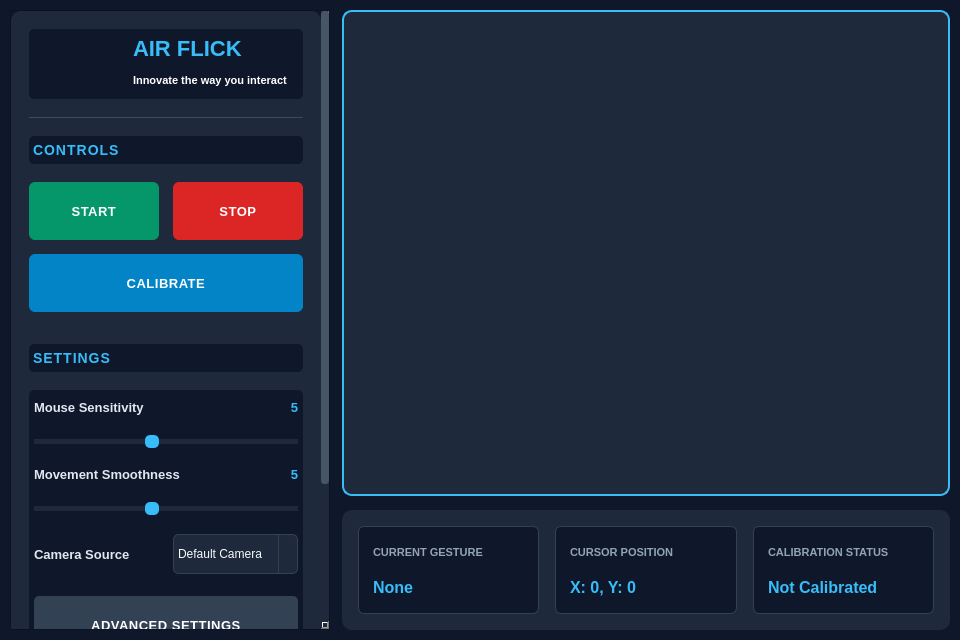
<?xml version="1.0" encoding="UTF-8"?>
<ui version="4.0">
 <class>AirFlickMain</class>
 <widget class="QWidget" name="AirFlickMain">
  <property name="geometry">
   <rect>
    <x>0</x>
    <y>0</y>
    <width>960</width>
    <height>640</height>
   </rect>
  </property>
  <property name="minimumSize">
   <size>
    <width>800</width>
    <height>560</height>
   </size>
  </property>
  <property name="windowTitle">
   <string>AirFlick - Innovate the way you interact</string>
  </property>
  <property name="styleSheet">
   <string notr="true">QWidget {
  background-color: #0f172a;
  color: #f8fafc;
  font-family: 'SF Pro Display', 'Segoe UI', Arial, sans-serif;
}

QLabel {
  color: #e2e8f0;
}

QPushButton {
  border-radius: 6px;
  padding: 10px;
  font-weight: 600;
  border: none;
  min-height: 38px;
  letter-spacing: 0.5px;
}

QPushButton:hover {
  opacity: 0.85;
}

QPushButton:pressed {
  opacity: 0.7;
}

QGroupBox {
  border: 1px solid #1e293b;
  border-radius: 8px;
  margin-top: 12px;
  padding-top: 6px;
  font-weight: 600;
}

QGroupBox::title {
  subcontrol-origin: margin;
  left: 8px;
  padding: 0 5px;
}

QSlider::groove:horizontal {
  border-radius: 3px;
  height: 5px;
  margin: 1px 0;
  background-color: #1e293b;
}

QSlider::handle:horizontal {
  background-color: #38bdf8;
  border: none;
  border-radius: 5px;
  width: 14px;
  margin: -4px 0;
}

QComboBox {
  padding: 6px 10px;
  border-radius: 6px;
  background-color: #1e293b;
  border: 1px solid #334155;
  min-height: 30px;
}

QComboBox::drop-down {
  subcontrol-origin: padding;
  subcontrol-position: right;
  width: 18px;
  border-left: 1px solid #334155;
}

QScrollBar:vertical {
  border: none;
  background: #1e293b;
  width: 8px;
  border-radius: 3px;
}

QScrollBar::handle:vertical {
  background: #475569;
  min-height: 25px;
  border-radius: 3px;
}

QScrollBar:horizontal {
  border: none;
  background: #1e293b;
  height: 6px;
  border-radius: 3px;
}

QScrollBar::handle:horizontal {
  background: #475569;
  min-width: 25px;
  border-radius: 3px;
}</string>
  </property>
  <layout class="QGridLayout" name="gridLayout">
   <property name="leftMargin">
    <number>10</number>
   </property>
   <property name="topMargin">
    <number>10</number>
   </property>
   <property name="rightMargin">
    <number>10</number>
   </property>
   <property name="bottomMargin">
    <number>10</number>
   </property>
   <property name="spacing">
    <number>12</number>
   </property>
   <item row="0" column="0">
    <widget class="QScrollArea" name="leftScrollArea">
     <property name="sizePolicy">
      <sizepolicy hsizetype="Maximum" vsizetype="Expanding">
       <horstretch>0</horstretch>
       <verstretch>0</verstretch>
      </sizepolicy>
     </property>
     <property name="minimumSize">
      <size>
       <width>320</width>
       <height>0</height>
      </size>
     </property>
     <property name="maximumSize">
      <size>
       <width>340</width>
       <height>16777215</height>
      </size>
     </property>
     <property name="styleSheet">
      <string notr="true">QScrollArea {
  background-color: transparent;
  border: none;
}
QScrollArea &gt; QWidget &gt; QWidget {
  background-color: transparent;
}
</string>
     </property>
     <property name="horizontalScrollBarPolicy">
      <enum>Qt::ScrollBarAlwaysOff</enum>
     </property>
     <property name="sizeAdjustPolicy">
      <enum>QAbstractScrollArea::AdjustToContents</enum>
     </property>
     <property name="widgetResizable">
      <bool>true</bool>
     </property>
     <widget class="QWidget" name="leftScrollContents">
      <property name="geometry">
       <rect>
        <x>0</x>
        <y>0</y>
        <width>312</width>
        <height>928</height>
       </rect>
      </property>
      <layout class="QVBoxLayout" name="scrollContentsLayout">
       <property name="spacing">
        <number>0</number>
       </property>
       <property name="leftMargin">
        <number>0</number>
       </property>
       <property name="topMargin">
        <number>0</number>
       </property>
       <property name="rightMargin">
        <number>0</number>
       </property>
       <property name="bottomMargin">
        <number>0</number>
       </property>
       <item>
        <widget class="QWidget" name="leftPanel" native="true">
         <property name="sizePolicy">
          <sizepolicy hsizetype="Preferred" vsizetype="Preferred">
           <horstretch>0</horstretch>
           <verstretch>0</verstretch>
          </sizepolicy>
         </property>
         <property name="minimumSize">
          <size>
           <width>300</width>
           <height>0</height>
          </size>
         </property>
         <property name="styleSheet">
          <string notr="true">QWidget#leftPanel {
  background-color: #1e293b;
  border-radius: 10px;
}</string>
         </property>
         <layout class="QVBoxLayout" name="leftPanelLayout">
          <property name="spacing">
           <number>18</number>
          </property>
          <property name="leftMargin">
           <number>18</number>
          </property>
          <property name="topMargin">
           <number>18</number>
          </property>
          <property name="rightMargin">
           <number>18</number>
          </property>
          <property name="bottomMargin">
           <number>18</number>
          </property>
          <item>
           <widget class="QFrame" name="logoFrame">
            <property name="styleSheet">
             <string notr="true">border: 2px ;
border-radius: 5px;</string>
            </property>
            <property name="frameShape">
             <enum>QFrame::NoFrame</enum>
            </property>
            <property name="frameShadow">
             <enum>QFrame::Plain</enum>
            </property>
            <layout class="QHBoxLayout" name="horizontalLayout">
             <property name="spacing">
              <number>14</number>
             </property>
             <property name="leftMargin">
              <number>10</number>
             </property>
             <property name="topMargin">
              <number>5</number>
             </property>
             <property name="rightMargin">
              <number>10</number>
             </property>
             <property name="bottomMargin">
              <number>5</number>
             </property>
             <item>
              <widget class="QLabel" name="logoLabel">
               <property name="minimumSize">
                <size>
                 <width>80</width>
                 <height>60</height>
                </size>
               </property>
               <property name="maximumSize">
                <size>
                 <width>60</width>
                 <height>60</height>
                </size>
               </property>
               <property name="text">
                <string/>
               </property>
               <property name="pixmap">
                <pixmap>7b6148fa-18c6-4439-b089-be2a0dce14c9.png</pixmap>
               </property>
               <property name="scaledContents">
                <bool>true</bool>
               </property>
               <property name="margin">
                <number>0</number>
               </property>
              </widget>
             </item>
             <item>
              <layout class="QVBoxLayout" name="titleLayout">
               <property name="spacing">
                <number>3</number>
               </property>
               <item>
                <widget class="QLabel" name="titleLabel">
                 <property name="styleSheet">
                  <string notr="true">font-size: 22px;
font-weight: 700;
color: #38bdf8;</string>
                 </property>
                 <property name="text">
                  <string>AIR FLICK</string>
                 </property>
                </widget>
               </item>
               <item>
                <widget class="QLabel" name="subtitleLabel">
                 <property name="styleSheet">
                  <string notr="true">font-size: 11px;
color: #ffffff;
font-weight: 500;</string>
                 </property>
                 <property name="text">
                  <string>Innovate the way you interact</string>
                 </property>
                 <property name="margin">
                  <number>0</number>
                 </property>
                </widget>
               </item>
              </layout>
             </item>
            </layout>
           </widget>
          </item>
          <item>
           <widget class="QFrame" name="line">
            <property name="minimumSize">
             <size>
              <width>0</width>
              <height>1</height>
             </size>
            </property>
            <property name="maximumSize">
             <size>
              <width>16777215</width>
              <height>1</height>
             </size>
            </property>
            <property name="styleSheet">
             <string notr="true">background-color: #334155;</string>
            </property>
            <property name="frameShape">
             <enum>QFrame::HLine</enum>
            </property>
            <property name="frameShadow">
             <enum>QFrame::Sunken</enum>
            </property>
           </widget>
          </item>
          <item>
           <widget class="QLabel" name="controlsLabel">
            <property name="styleSheet">
             <string notr="true">font-size: 14px;
color: #38bdf8;
font-weight: 600;
letter-spacing: 1px;
padding-top: 6px;
padding-bottom: 6px;
border-radius: 5px;</string>
            </property>
            <property name="text">
             <string>CONTROLS</string>
            </property>
            <property name="margin">
             <number>5</number>
            </property>
           </widget>
          </item>
          <item>
           <layout class="QGridLayout" name="controlButtonsGrid">
            <property name="spacing">
             <number>14</number>
            </property>
            <item row="0" column="0">
             <widget class="QPushButton" name="startButton">
              <property name="minimumSize">
               <size>
                <width>0</width>
                <height>58</height>
               </size>
              </property>
              <property name="styleSheet">
               <string notr="true">background-color: #059669;
font-size: 13px;
color: white;</string>
              </property>
              <property name="text">
               <string>START</string>
              </property>
              <property name="icon">
               <iconset>
                <normaloff>icons/play.png</normaloff>icons/play.png</iconset>
              </property>
             </widget>
            </item>
            <item row="0" column="1">
             <widget class="QPushButton" name="stopButton">
              <property name="minimumSize">
               <size>
                <width>0</width>
                <height>58</height>
               </size>
              </property>
              <property name="styleSheet">
               <string notr="true">background-color: #dc2626;
font-size: 13px;
color: white;</string>
              </property>
              <property name="text">
               <string>STOP</string>
              </property>
              <property name="icon">
               <iconset>
                <normaloff>icons/stop.png</normaloff>icons/stop.png</iconset>
              </property>
             </widget>
            </item>
            <item row="1" column="0" colspan="2">
             <widget class="QPushButton" name="calibrateButton">
              <property name="minimumSize">
               <size>
                <width>0</width>
                <height>58</height>
               </size>
              </property>
              <property name="styleSheet">
               <string notr="true">background-color: #0284c7;
font-size: 13px;
color: white;</string>
              </property>
              <property name="text">
               <string>CALIBRATE</string>
              </property>
              <property name="icon">
               <iconset>
                <normaloff>icons/calibrate.png</normaloff>icons/calibrate.png</iconset>
              </property>
             </widget>
            </item>
           </layout>
          </item>
          <item>
           <spacer name="verticalSpacer_2">
            <property name="orientation">
             <enum>Qt::Vertical</enum>
            </property>
            <property name="sizeType">
             <enum>QSizePolicy::Fixed</enum>
            </property>
            <property name="sizeHint" stdset="0">
             <size>
              <width>20</width>
              <height>14</height>
             </size>
            </property>
           </spacer>
          </item>
          <item>
           <widget class="QLabel" name="settingsLabel">
            <property name="styleSheet">
             <string notr="true">font-size: 14px;
color: #38bdf8;
font-weight: 600;
letter-spacing: 1px;
padding-top: 6px;
padding-bottom: 6px;
border-radius: 5px;</string>
            </property>
            <property name="text">
             <string>SETTINGS</string>
            </property>
            <property name="margin">
             <number>5</number>
            </property>
           </widget>
          </item>
          <item>
           <widget class="QFrame" name="settingsFrame">
            <property name="styleSheet">
             <string notr="true">border-radius: 5px;</string>
            </property>
            <property name="frameShape">
             <enum>QFrame::NoFrame</enum>
            </property>
            <property name="frameShadow">
             <enum>QFrame::Plain</enum>
            </property>
            <layout class="QVBoxLayout" name="settingsLayout">
             <property name="spacing">
              <number>14</number>
             </property>
             <property name="leftMargin">
              <number>5</number>
             </property>
             <property name="topMargin">
              <number>10</number>
             </property>
             <property name="rightMargin">
              <number>5</number>
             </property>
             <property name="bottomMargin">
              <number>10</number>
             </property>
             <item>
              <layout class="QHBoxLayout" name="sensitivityLayout">
               <item>
                <widget class="QLabel" name="sensitivityLabel">
                 <property name="styleSheet">
                  <string notr="true">font-size: 13px;
font-weight: 500;</string>
                 </property>
                 <property name="text">
                  <string>Mouse Sensitivity</string>
                 </property>
                </widget>
               </item>
               <item>
                <widget class="QLabel" name="sensitivityValue">
                 <property name="styleSheet">
                  <string notr="true">color: #38bdf8;
font-weight: 600;
font-size: 13px;</string>
                 </property>
                 <property name="text">
                  <string>5</string>
                 </property>
                 <property name="alignment">
                  <set>Qt::AlignRight|Qt::AlignTrailing|Qt::AlignVCenter</set>
                 </property>
                </widget>
               </item>
              </layout>
             </item>
             <item>
              <widget class="QSlider" name="sensitivitySlider">
               <property name="minimumSize">
                <size>
                 <width>0</width>
                 <height>24</height>
                </size>
               </property>
               <property name="minimum">
                <number>1</number>
               </property>
               <property name="maximum">
                <number>10</number>
               </property>
               <property name="value">
                <number>5</number>
               </property>
               <property name="orientation">
                <enum>Qt::Horizontal</enum>
               </property>
               <property name="tickPosition">
                <enum>QSlider::TicksBelow</enum>
               </property>
              </widget>
             </item>
             <item>
              <layout class="QHBoxLayout" name="smoothnessLayout">
               <item>
                <widget class="QLabel" name="smoothnessLabel">
                 <property name="styleSheet">
                  <string notr="true">font-size: 13px;
font-weight: 500;</string>
                 </property>
                 <property name="text">
                  <string>Movement Smoothness</string>
                 </property>
                </widget>
               </item>
               <item>
                <widget class="QLabel" name="smoothnessValue">
                 <property name="styleSheet">
                  <string notr="true">color: #38bdf8;
font-weight: 600;
font-size: 13px;</string>
                 </property>
                 <property name="text">
                  <string>5</string>
                 </property>
                 <property name="alignment">
                  <set>Qt::AlignRight|Qt::AlignTrailing|Qt::AlignVCenter</set>
                 </property>
                </widget>
               </item>
              </layout>
             </item>
             <item>
              <widget class="QSlider" name="smoothnessSlider">
               <property name="minimumSize">
                <size>
                 <width>0</width>
                 <height>24</height>
                </size>
               </property>
               <property name="minimum">
                <number>1</number>
               </property>
               <property name="maximum">
                <number>10</number>
               </property>
               <property name="value">
                <number>5</number>
               </property>
               <property name="orientation">
                <enum>Qt::Horizontal</enum>
               </property>
               <property name="tickPosition">
                <enum>QSlider::TicksBelow</enum>
               </property>
              </widget>
             </item>
             <item>
              <layout class="QHBoxLayout" name="cameraLayout">
               <item>
                <widget class="QLabel" name="cameraLabel">
                 <property name="styleSheet">
                  <string notr="true">font-size: 13px;
font-weight: 500;</string>
                 </property>
                 <property name="text">
                  <string>Camera Source</string>
                 </property>
                </widget>
               </item>
               <item>
                <widget class="QComboBox" name="cameraSelect">
                 <property name="minimumSize">
                  <size>
                   <width>120</width>
                   <height>40</height>
                  </size>
                 </property>
                 <property name="styleSheet">
                  <string notr="true">padding: 4px;</string>
                 </property>
                 <item>
                  <property name="text">
                   <string>Default Camera</string>
                  </property>
                 </item>
                 <item>
                  <property name="text">
                   <string>Camera 1</string>
                  </property>
                 </item>
                 <item>
                  <property name="text">
                   <string>Camera 2</string>
                  </property>
                 </item>
                </widget>
               </item>
              </layout>
             </item>
             <item>
              <widget class="QPushButton" name="settingsButton">
               <property name="minimumSize">
                <size>
                 <width>0</width>
                 <height>66</height>
                </size>
               </property>
               <property name="styleSheet">
                <string notr="true">background-color: #334155;
font-size: 13px;
color: white;
margin-top: 8px;</string>
               </property>
               <property name="text">
                <string>ADVANCED SETTINGS</string>
               </property>
              </widget>
             </item>
            </layout>
           </widget>
          </item>
          <item>
           <spacer name="verticalSpacer_3">
            <property name="orientation">
             <enum>Qt::Vertical</enum>
            </property>
            <property name="sizeType">
             <enum>QSizePolicy::Fixed</enum>
            </property>
            <property name="sizeHint" stdset="0">
             <size>
              <width>20</width>
              <height>14</height>
             </size>
            </property>
           </spacer>
          </item>
          <item>
           <widget class="QLabel" name="helpLabel">
            <property name="styleSheet">
             <string notr="true">font-size: 14px;
color: #38bdf8;
font-weight: 600;
letter-spacing: 1px;
padding-top: 6px;
padding-bottom: 6px;
border-radius: 5px;</string>
            </property>
            <property name="text">
             <string>HELP</string>
            </property>
            <property name="margin">
             <number>5</number>
            </property>
           </widget>
          </item>
          <item>
           <layout class="QGridLayout" name="helpButtonsGrid">
            <property name="horizontalSpacing">
             <number>14</number>
            </property>
            <property name="verticalSpacing">
             <number>0</number>
            </property>
            <item row="0" column="0">
             <widget class="QPushButton" name="tutorialButton">
              <property name="minimumSize">
               <size>
                <width>0</width>
                <height>58</height>
               </size>
              </property>
              <property name="styleSheet">
               <string notr="true">background-color: #6366f1;
font-size: 13px;
color: white;</string>
              </property>
              <property name="text">
               <string>TUTORIAL</string>
              </property>
             </widget>
            </item>
            <item row="0" column="1">
             <widget class="QPushButton" name="aboutButton">
              <property name="minimumSize">
               <size>
                <width>0</width>
                <height>58</height>
               </size>
              </property>
              <property name="styleSheet">
               <string notr="true">background-color: #38bdf8;
font-size: 13px;
color: white;</string>
              </property>
              <property name="text">
               <string>ABOUT</string>
              </property>
             </widget>
            </item>
           </layout>
          </item>
          <item>
           <spacer name="verticalSpacer">
            <property name="orientation">
             <enum>Qt::Vertical</enum>
            </property>
            <property name="sizeHint" stdset="0">
             <size>
              <width>20</width>
              <height>40</height>
             </size>
            </property>
           </spacer>
          </item>
         </layout>
        </widget>
       </item>
      </layout>
     </widget>
    </widget>
   </item>
   <item row="0" column="1">
    <widget class="QWidget" name="rightPanel" native="true">
     <layout class="QVBoxLayout" name="rightPanelLayout">
      <property name="spacing">
       <number>14</number>
      </property>
      <property name="leftMargin">
       <number>0</number>
      </property>
      <property name="topMargin">
       <number>0</number>
      </property>
      <property name="rightMargin">
       <number>0</number>
      </property>
      <property name="bottomMargin">
       <number>0</number>
      </property>
      <item>
       <widget class="QFrame" name="videoFrame">
        <property name="sizePolicy">
         <sizepolicy hsizetype="Expanding" vsizetype="Expanding">
          <horstretch>0</horstretch>
          <verstretch>1</verstretch>
         </sizepolicy>
        </property>
        <property name="minimumSize">
         <size>
          <width>500</width>
          <height>400</height>
         </size>
        </property>
        <property name="styleSheet">
         <string notr="true">border: 2px solid #38bdf8;
border-radius: 10px;
background-color: #1e293b;</string>
        </property>
        <property name="frameShape">
         <enum>QFrame::StyledPanel</enum>
        </property>
        <property name="frameShadow">
         <enum>QFrame::Raised</enum>
        </property>
        <layout class="QVBoxLayout" name="videoLayout">
         <property name="leftMargin">
          <number>2</number>
         </property>
         <property name="topMargin">
          <number>2</number>
         </property>
         <property name="rightMargin">
          <number>2</number>
         </property>
         <property name="bottomMargin">
          <number>2</number>
         </property>
         <item>
          <widget class="QLabel" name="videoFeed">
           <property name="sizePolicy">
            <sizepolicy hsizetype="Expanding" vsizetype="Expanding">
             <horstretch>0</horstretch>
             <verstretch>0</verstretch>
            </sizepolicy>
           </property>
           <property name="minimumSize">
            <size>
             <width>80</width>
             <height>60</height>
            </size>
           </property>
           <property name="styleSheet">
            <string notr="true">border: none;</string>
           </property>
           <property name="text">
            <string/>
           </property>
           <property name="alignment">
            <set>Qt::AlignCenter</set>
           </property>
          </widget>
         </item>
        </layout>
       </widget>
      </item>
      <item>
       <widget class="QFrame" name="statusFrame">
        <property name="sizePolicy">
         <sizepolicy hsizetype="Expanding" vsizetype="Fixed">
          <horstretch>0</horstretch>
          <verstretch>0</verstretch>
         </sizepolicy>
        </property>
        <property name="minimumSize">
         <size>
          <width>0</width>
          <height>120</height>
         </size>
        </property>
        <property name="maximumSize">
         <size>
          <width>16777215</width>
          <height>120</height>
         </size>
        </property>
        <property name="styleSheet">
         <string notr="true">background-color: #1e293b;
border-radius: 10px;</string>
        </property>
        <property name="frameShape">
         <enum>QFrame::StyledPanel</enum>
        </property>
        <property name="frameShadow">
         <enum>QFrame::Raised</enum>
        </property>
        <layout class="QHBoxLayout" name="statusLayout">
         <property name="spacing">
          <number>16</number>
         </property>
         <property name="leftMargin">
          <number>16</number>
         </property>
         <property name="topMargin">
          <number>16</number>
         </property>
         <property name="rightMargin">
          <number>16</number>
         </property>
         <property name="bottomMargin">
          <number>16</number>
         </property>
         <item>
          <widget class="QFrame" name="gestureFrame">
           <property name="sizePolicy">
            <sizepolicy hsizetype="Expanding" vsizetype="Preferred">
             <horstretch>1</horstretch>
             <verstretch>0</verstretch>
            </sizepolicy>
           </property>
           <property name="styleSheet">
            <string notr="true">background-color: #0f172a;
border-radius: 6px;
border: 1px solid #334155;</string>
           </property>
           <property name="frameShape">
            <enum>QFrame::StyledPanel</enum>
           </property>
           <property name="frameShadow">
            <enum>QFrame::Raised</enum>
           </property>
           <layout class="QVBoxLayout" name="gestureFrameLayout">
            <property name="spacing">
             <number>4</number>
            </property>
            <property name="leftMargin">
             <number>14</number>
            </property>
            <property name="topMargin">
             <number>10</number>
            </property>
            <property name="rightMargin">
             <number>14</number>
            </property>
            <property name="bottomMargin">
             <number>10</number>
            </property>
            <item>
             <widget class="QLabel" name="gestureTitle">
              <property name="styleSheet">
               <string notr="true">font-size: 11px;
color: #94a3b8;
font-weight: 500;
border: none;</string>
              </property>
              <property name="text">
               <string>CURRENT GESTURE</string>
              </property>
             </widget>
            </item>
            <item>
             <widget class="QLabel" name="gestureOutput">
              <property name="styleSheet">
               <string notr="true">font-size: 16px;
color: #38bdf8;
font-weight: 600;
border: none;</string>
              </property>
              <property name="text">
               <string>None</string>
              </property>
             </widget>
            </item>
           </layout>
          </widget>
         </item>
         <item>
          <widget class="QFrame" name="positionFrame">
           <property name="sizePolicy">
            <sizepolicy hsizetype="Expanding" vsizetype="Preferred">
             <horstretch>1</horstretch>
             <verstretch>0</verstretch>
            </sizepolicy>
           </property>
           <property name="styleSheet">
            <string notr="true">background-color: #0f172a;
border-radius: 6px;
border: 1px solid #334155;</string>
           </property>
           <property name="frameShape">
            <enum>QFrame::StyledPanel</enum>
           </property>
           <property name="frameShadow">
            <enum>QFrame::Raised</enum>
           </property>
           <layout class="QVBoxLayout" name="positionFrameLayout">
            <property name="spacing">
             <number>4</number>
            </property>
            <property name="leftMargin">
             <number>14</number>
            </property>
            <property name="topMargin">
             <number>10</number>
            </property>
            <property name="rightMargin">
             <number>14</number>
            </property>
            <property name="bottomMargin">
             <number>10</number>
            </property>
            <item>
             <widget class="QLabel" name="positionTitle">
              <property name="styleSheet">
               <string notr="true">font-size: 11px;
color: #94a3b8;
font-weight: 500;
border: none;</string>
              </property>
              <property name="text">
               <string>CURSOR POSITION</string>
              </property>
             </widget>
            </item>
            <item>
             <widget class="QLabel" name="positionOutput">
              <property name="styleSheet">
               <string notr="true">font-size: 16px;
color: #38bdf8;
font-weight: 600;
border: none;</string>
              </property>
              <property name="text">
               <string>X: 0, Y: 0</string>
              </property>
             </widget>
            </item>
           </layout>
          </widget>
         </item>
         <item>
          <widget class="QFrame" name="calibrationFrame">
           <property name="sizePolicy">
            <sizepolicy hsizetype="Expanding" vsizetype="Preferred">
             <horstretch>1</horstretch>
             <verstretch>0</verstretch>
            </sizepolicy>
           </property>
           <property name="styleSheet">
            <string notr="true">background-color: #0f172a;
border-radius: 6px;
border: 1px solid #334155;</string>
           </property>
           <property name="frameShape">
            <enum>QFrame::StyledPanel</enum>
           </property>
           <property name="frameShadow">
            <enum>QFrame::Raised</enum>
           </property>
           <layout class="QVBoxLayout" name="calibrationFrameLayout">
            <property name="spacing">
             <number>4</number>
            </property>
            <property name="leftMargin">
             <number>14</number>
            </property>
            <property name="topMargin">
             <number>10</number>
            </property>
            <property name="rightMargin">
             <number>14</number>
            </property>
            <property name="bottomMargin">
             <number>10</number>
            </property>
            <item>
             <widget class="QLabel" name="calibrationTitle">
              <property name="styleSheet">
               <string notr="true">font-size: 11px;
color: #94a3b8;
font-weight: 500;
border: none;</string>
              </property>
              <property name="text">
               <string>CALIBRATION STATUS</string>
              </property>
             </widget>
            </item>
            <item>
             <widget class="QLabel" name="calibrationStatus">
              <property name="styleSheet">
               <string notr="true">font-size: 16px;
color: #38bdf8;
font-weight: 600;
border: none;</string>
              </property>
              <property name="text">
               <string>Not Calibrated</string>
              </property>
             </widget>
            </item>
           </layout>
          </widget>
         </item>
        </layout>
       </widget>
      </item>
     </layout>
    </widget>
   </item>
  </layout>
 </widget>
 <resources/>
 <connections/>
</ui>
